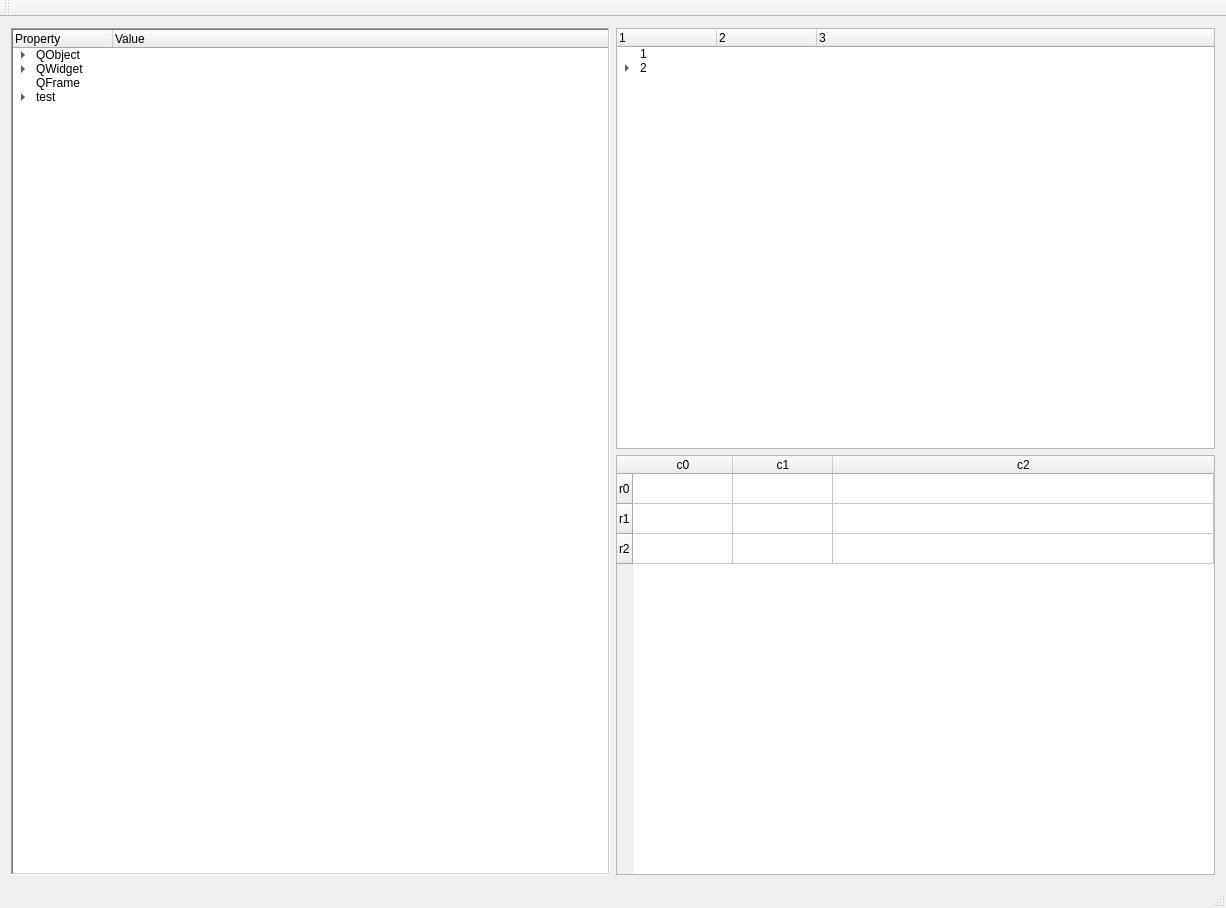
<?xml version="1.0" encoding="UTF-8"?>
<ui version="4.0">
 <class>MainWindow</class>
 <widget class="QMainWindow" name="MainWindow">
  <property name="geometry">
   <rect>
    <x>0</x>
    <y>0</y>
    <width>1226</width>
    <height>908</height>
   </rect>
  </property>
  <property name="mouseTracking">
   <bool>false</bool>
  </property>
  <property name="windowTitle">
   <string>MainWindow</string>
  </property>
  <property name="locale">
   <locale language="English" country="Kenya"/>
  </property>
  <widget class="QWidget" name="centralWidget">
   <layout class="QGridLayout" name="gridLayout">
    <item row="0" column="0" rowspan="2">
     <widget class="QTreeWidget" name="treeWidget">
      <property name="styleSheet">
       <string notr="true">gridline-color: rgb(136, 138, 133);</string>
      </property>
      <property name="locale">
       <locale language="English" country="Sweden"/>
      </property>
      <property name="frameShape">
       <enum>QFrame::WinPanel</enum>
      </property>
      <property name="midLineWidth">
       <number>0</number>
      </property>
      <property name="uniformRowHeights">
       <bool>false</bool>
      </property>
      <property name="sortingEnabled">
       <bool>false</bool>
      </property>
      <property name="animated">
       <bool>false</bool>
      </property>
      <property name="headerHidden">
       <bool>false</bool>
      </property>
      <attribute name="headerCascadingSectionResizes">
       <bool>false</bool>
      </attribute>
      <attribute name="headerHighlightSections">
       <bool>true</bool>
      </attribute>
      <attribute name="headerMinimumSectionSize">
       <number>50</number>
      </attribute>
      <attribute name="headerShowSortIndicator" stdset="0">
       <bool>true</bool>
      </attribute>
      <column>
       <property name="text">
        <string>Property</string>
       </property>
      </column>
      <column>
       <property name="text">
        <string>Value</string>
       </property>
      </column>
      <item>
       <property name="text">
        <string>QObject</string>
       </property>
       <property name="text">
        <string/>
       </property>
       <item>
        <property name="text">
         <string>objectName</string>
        </property>
        <property name="text">
         <string>treeWidget</string>
        </property>
       </item>
      </item>
      <item>
       <property name="text">
        <string>QWidget</string>
       </property>
       <item>
        <property name="text">
         <string>enabled</string>
        </property>
        <property name="text">
         <string/>
        </property>
        <property name="background">
         <brush brushstyle="NoBrush">
          <color alpha="255">
           <red>252</red>
           <green>233</green>
           <blue>79</blue>
          </color>
         </brush>
        </property>
       </item>
       <item>
        <property name="text">
         <string>geaometry</string>
        </property>
        <property name="text">
         <string>[531*361]</string>
        </property>
        <item>
         <property name="text">
          <string>Y</string>
         </property>
         <property name="text">
          <string>120</string>
         </property>
        </item>
        <item>
         <property name="text">
          <string>X</string>
         </property>
         <property name="text">
          <string>230</string>
         </property>
        </item>
        <item>
         <property name="text">
          <string>Width</string>
         </property>
         <property name="text">
          <string>531</string>
         </property>
        </item>
        <item>
         <property name="text">
          <string>Height</string>
         </property>
         <property name="text">
          <string>361</string>
         </property>
        </item>
       </item>
       <item>
        <property name="text">
         <string>layoutDirection</string>
        </property>
        <property name="text">
         <string/>
        </property>
       </item>
      </item>
      <item>
       <property name="text">
        <string>QFrame</string>
       </property>
      </item>
      <item>
       <property name="text">
        <string>test</string>
       </property>
       <item>
        <property name="text">
         <string>editLine</string>
        </property>
        <property name="text">
         <string/>
        </property>
        <property name="flags">
         <set>ItemIsSelectable|ItemIsEditable|ItemIsDragEnabled|ItemIsUserCheckable|ItemIsEnabled</set>
        </property>
       </item>
       <item>
        <property name="text">
         <string>callDialog</string>
        </property>
       </item>
      </item>
     </widget>
    </item>
    <item row="0" column="1">
     <widget class="QTreeWidget" name="treeWidget_2">
      <column>
       <property name="text">
        <string>1</string>
       </property>
      </column>
      <column>
       <property name="text">
        <string>2</string>
       </property>
      </column>
      <column>
       <property name="text">
        <string>3</string>
       </property>
      </column>
      <item>
       <property name="text">
        <string>1</string>
       </property>
       <property name="flags">
        <set>ItemIsSelectable|ItemIsEditable|ItemIsDragEnabled|ItemIsUserCheckable|ItemIsEnabled</set>
       </property>
      </item>
      <item>
       <property name="text">
        <string>2</string>
       </property>
       <property name="flags">
        <set>ItemIsSelectable|ItemIsEditable|ItemIsDragEnabled|ItemIsUserCheckable|ItemIsEnabled</set>
       </property>
       <item>
        <property name="text">
         <string>2-1</string>
        </property>
        <property name="flags">
         <set>ItemIsSelectable|ItemIsEditable|ItemIsDragEnabled|ItemIsUserCheckable|ItemIsEnabled</set>
        </property>
        <item>
         <property name="text">
          <string>2-1-1</string>
         </property>
         <property name="flags">
          <set>ItemIsSelectable|ItemIsEditable|ItemIsDragEnabled|ItemIsUserCheckable|ItemIsEnabled</set>
         </property>
        </item>
       </item>
      </item>
     </widget>
    </item>
    <item row="1" column="1">
     <widget class="QTableWidget" name="tableWidget">
      <attribute name="horizontalHeaderStretchLastSection">
       <bool>true</bool>
      </attribute>
      <row>
       <property name="text">
        <string>r0</string>
       </property>
      </row>
      <row>
       <property name="text">
        <string>r1</string>
       </property>
      </row>
      <row>
       <property name="text">
        <string>r2</string>
       </property>
      </row>
      <column>
       <property name="text">
        <string>c0</string>
       </property>
      </column>
      <column>
       <property name="text">
        <string>c1</string>
       </property>
      </column>
      <column>
       <property name="text">
        <string>c2</string>
       </property>
      </column>
     </widget>
    </item>
   </layout>
  </widget>
  <widget class="QMenuBar" name="menuBar">
   <property name="geometry">
    <rect>
     <x>0</x>
     <y>0</y>
     <width>1226</width>
     <height>25</height>
    </rect>
   </property>
  </widget>
  <widget class="QToolBar" name="mainToolBar">
   <attribute name="toolBarArea">
    <enum>TopToolBarArea</enum>
   </attribute>
   <attribute name="toolBarBreak">
    <bool>false</bool>
   </attribute>
  </widget>
  <widget class="QStatusBar" name="statusBar"/>
 </widget>
 <layoutdefault spacing="6" margin="11"/>
 <resources/>
 <connections/>
</ui>
